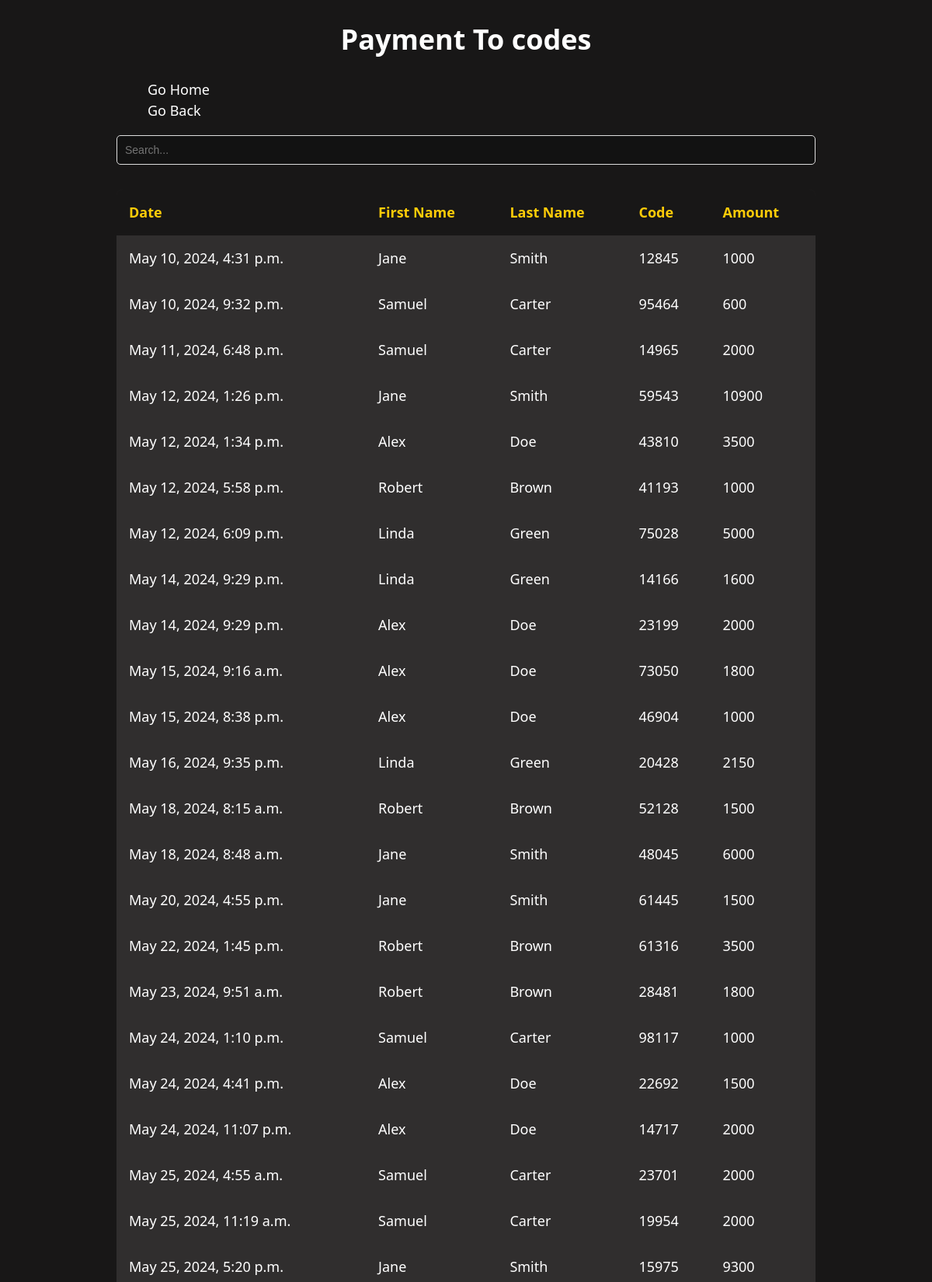
Page /momo/paymenttocode (upper part) on the committed database.
### momo/models.py (models this page shows)
class PaymentToCode(models.Model):
    first_name = models.CharField(max_length=64)
    last_name = models.CharField(max_length=64)
    code = models.IntegerField()
    amount = models.IntegerField()
    date = models.DateTimeField()
    class Meta:
        managed = False
        db_table = 'payment_to_code'

### momo/views.py (the view)
# urls.py: path("paymenttocode", views.payment_to_code, name="paymenttocode"),
def payment_to_code(request):
    return render(
        request,
        "momo/paymenttocode.html",
        {"paymenttocode": PaymentToCode.objects.all()},
    )

### momo/templates/momo/paymenttocode.html (shortened to what this page needs)
{% extends "./layout.html" %}
{% block tablename %}
    <h1 style="text-align: center;">Payment To codes</h1>
{% endblock %}
{% block body %}
                <thead>
                    <tr>
                        <th onclick="sortTable(0)">Date </th>
                        <th onclick="sortTable(1)">First Name </th>
                        <th onclick="sortTable(2)">Last Name </th>
                        <th onclick="sortTable(3)">Code </th>
                        <th onclick="sortTable(4)">Amount </th>
                    </tr>
                </thead>
                <tbody>
                    {% for item in paymenttocode %}
                    <tr>
                        <td>{{ item.date }}</td>
                        <td>{{ item.first_name }}</td>
                        <td>{{ item.last_name }}</td>
                        <td>{{ item.code }}</td>
                        <td>{{ item.amount }}</td>
                    </tr>
                    {% endfor %}
                </tbody>
{% endblock%}

### momo/static/momo/css/tables.css (style rules this page uses)
html { color-scheme: dark; }
body { background-color: #181717; color: #ffffff; font-size: 1.125rem; font-family: system-ui; line-height: 1.5; }
th { text-align: justify; }
td { text-align: justify; }
caption, th, td { padding: 1rem; }
th { background: hsl(0 0% 0% / 0.5 ); color: #FFCC08; }

### rows in the picture
PaymentToCode: date "May 10, 2024, 4:31 p.m.", first_name "Jane", last_name "Smith", code "12845", amount "1000"
PaymentToCode: date "May 10, 2024, 9:32 p.m.", first_name "Samuel", last_name "Carter", code "95464", amount "600"
PaymentToCode: date "May 11, 2024, 6:48 p.m.", first_name "Samuel", last_name "Carter", code "14965", amount "2000"
PaymentToCode: date "May 12, 2024, 1:26 p.m.", first_name "Jane", last_name "Smith", code "59543", amount "10900"
PaymentToCode: date "May 12, 2024, 1:34 p.m.", first_name "Alex", last_name "Doe", code "43810", amount "3500"
PaymentToCode: date "May 12, 2024, 5:58 p.m.", first_name "Robert", last_name "Brown", code "41193", amount "1000"
PaymentToCode: date "May 12, 2024, 6:09 p.m.", first_name "Linda", last_name "Green", code "75028", amount "5000"
PaymentToCode: date "May 14, 2024, 9:29 p.m.", first_name "Linda", last_name "Green", code "14166", amount "1600"
PaymentToCode: date "May 14, 2024, 9:29 p.m.", first_name "Alex", last_name "Doe", code "23199", amount "2000"
PaymentToCode: date "May 15, 2024, 9:16 a.m.", first_name "Alex", last_name "Doe", code "73050", amount "1800"
PaymentToCode: date "May 15, 2024, 8:38 p.m.", first_name "Alex", last_name "Doe", code "46904", amount "1000"
PaymentToCode: date "May 16, 2024, 9:35 p.m.", first_name "Linda", last_name "Green", code "20428", amount "2150"
PaymentToCode: date "May 18, 2024, 8:15 a.m.", first_name "Robert", last_name "Brown", code "52128", amount "1500"
PaymentToCode: date "May 18, 2024, 8:48 a.m.", first_name "Jane", last_name "Smith", code "48045", amount "6000"
PaymentToCode: date "May 20, 2024, 4:55 p.m.", first_name "Jane", last_name "Smith", code "61445", amount "1500"
PaymentToCode: date "May 22, 2024, 1:45 p.m.", first_name "Robert", last_name "Brown", code "61316", amount "3500"
PaymentToCode: date "May 23, 2024, 9:51 a.m.", first_name "Robert", last_name "Brown", code "28481", amount "1800"
PaymentToCode: date "May 24, 2024, 1:10 p.m.", first_name "Samuel", last_name "Carter", code "98117", amount "1000"
PaymentToCode: date "May 24, 2024, 4:41 p.m.", first_name "Alex", last_name "Doe", code "22692", amount "1500"
PaymentToCode: date "May 24, 2024, 11:07 p.m.", first_name "Alex", last_name "Doe", code "14717", amount "2000"
PaymentToCode: date "May 25, 2024, 4:55 a.m.", first_name "Samuel", last_name "Carter", code "23701", amount "2000"
PaymentToCode: date "May 25, 2024, 11:19 a.m.", first_name "Samuel", last_name "Carter", code "19954", amount "2000"
PaymentToCode: date "May 25, 2024, 5:20 p.m.", first_name "Jane", last_name "Smith", code "15975", amount "9300"
